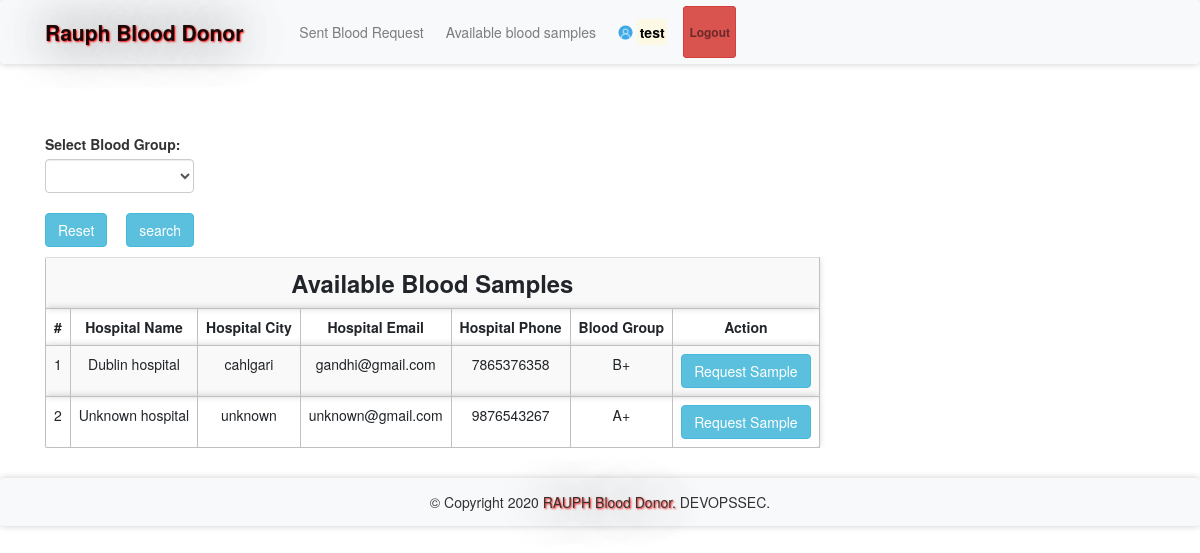
Page /abs.php (signed in) on the committed database.
### tables this page shows
CREATE TABLE `bloodinfo` (
  `bid` int(11) NOT NULL,
  `hid` int(11) NOT NULL,
  `bg` varchar(10) NOT NULL
);

CREATE TABLE `hospitals` (
  `id` int(11) NOT NULL,
  `hname` varchar(100) NOT NULL,
  `hemail` varchar(100) NOT NULL,
  `hpassword` varchar(100) NOT NULL,
  `hphone` varchar(100) NOT NULL,
  `hcity` varchar(100) NOT NULL
);

### message.php (called while the page is built, shortened)
<?php $counter=0; if(isset($_GET['msg'])) { ?>
	<div class="col-5 alert alert alert-success alert-dismissible fade show card" id="message">
		<button type="button" class="close" data-dismiss="alert" title="close">&times;</button><?php echo $_GET['msg'];?>
	</div>
<?php }?>

### abs.php (the view, shortened to what this page needs)
<?php
require 'file/connection.php';
if(isset($_GET['search'])){
    $searchKey = $_GET['search'];
    $sql = "select bloodinfo.*, hospitals.* from bloodinfo, hospitals where bloodinfo.hid=hospitals.id && bg LIKE '%$searchKey%'";
}else{
    $sql = "select bloodinfo.*, hospitals.* from bloodinfo, hospitals where bloodinfo.hid=hospitals.id";
}
$result = mysqli_query($conn, $sql);
?>
<!DOCTYPE html>
<html>
<?php require 'head.php'; ?>
<body>
    <?php require 'header.php'; ?>
    <div class="container cont">
        <?php require 'message.php'; ?>
        <div class="row col-lg-8 col-md-8 col-sm-12 mb-3">
            <form method="get" action="" style="margin-top:-20px; ">
            <label class="font-weight-bolder">Select Blood Group:</label>
               <select name="search" class="form-control">
               <option><?php echo @$_GET['search']; ?></option>
               <option value="A+">A+</option>
               </select><br>
               <a href="abs.php" class="btn btn-info mr-4"> Reset</a>
               <input type="submit" name="submit" class="btn btn-info" value="search">
           </form>
        </div>
        <table class="table table-responsive table-striped rounded mb-5">
            <tr><th colspan="7" class="title">Available Blood Samples</th></tr>
            <tr>
                <th>#</th>
                <th>Hospital Name</th>
                <th>Hospital City</th>
                <th>Hospital Email</th>
                <th>Hospital Phone</th>
                <th>Blood Group</th>
                <th>Action</th>
            </tr>
        <?php while($row = mysqli_fetch_array($result)) { ?>
            <tr>
                <td><?php echo ++$counter;?></td>
                <td><?php echo $row['hname'];?></td>
                <td><?php echo ($row['hcity']); ?></td>
                <td><?php echo ($row['hemail']); ?></td>
                <td><?php echo ($row['hphone']); ?></td>
                <td><?php echo ($row['bg']); ?></td>
                <form action="file/request.php" method="post">
                <?php if (isset($_SESSION['hid'])) { ?>
                <td><a href="javascript:void(0);" class="btn btn-info hospital">Request Sample</a></td>
                <?php } else {(isset($_SESSION['rid']))  ?>
                <td><input type="submit" name="request" class="btn btn-info" value="Request Sample"></td>
                <?php } ?>
                </form>
            </tr>
        <?php } ?>
        </table>
    </div>
    <?php require 'footer.php' ?>
</body>

### css/style.css (style rules this page uses)
.cont { padding-top: 40px; text-align: justify; font-size: 1em; }
.card ,nav, .footer,tr,video { border-radius: 3px; transition: all 200ms ease-out; box-shadow: 0px 0px 7px rgba(0, 0, 0, 0.2); }
tr,th,td { border:0.1px solid silver; text-align: center; }
.title { font-weight: bold; font-size: 1.7em; text-transform: capitalize; text-align: center; }
form { padding-top: 20px; }
a:link { text-decoration: none; }

### rows in the picture
bloodinfo: hid.hname "Dublin hospital", hid.hcity "cahlgari", hid.hemail "gandhi@gmail.com", hid.hphone "7865376358", bg "B+"
bloodinfo: hid.hname "Unknown hospital", hid.hcity "unknown", hid.hemail "unknown@gmail.com", hid.hphone "9876543267", bg "A+"

### other values in the picture
$_SESSION['rname'] "test"
